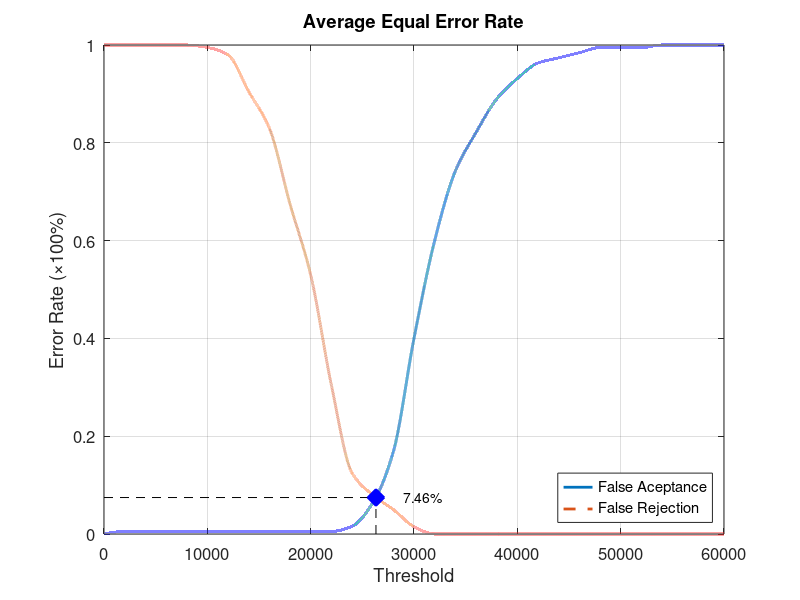
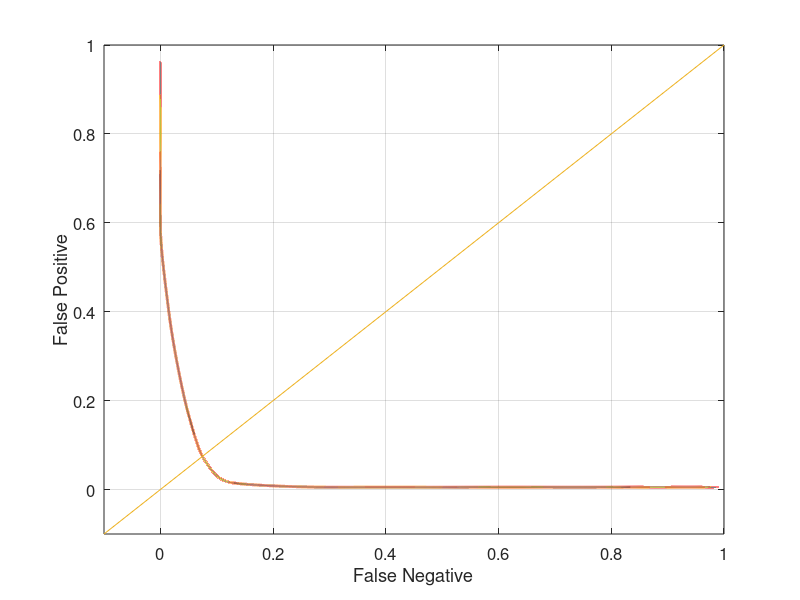

The MATLAB script that drew these images, in order:
function yEER = Database2_4
close all;
clear;
clc;
x = 0:2000:60000;
xq = 0:0.5:60000;

y0 = [0 0.00526316 0.00526316 0.00526316 0.00526316 0.00526316 0.00526316 0.00526316 0.00526316 0.00526316 0.00526316 0.00526316 0.0157895 0.0631579 0.168421 0.4 0.6 0.742105 0.821053 0.889474 0.931579 0.963158 0.973684 0.984211 0.994737 0.994737 0.994737 1 1 1 1];
yy0 = interp1(x, y0, xq, 'pchip');
y1 = [1 1 1 1 1 0.995 0.98 0.905 0.83 0.675 0.53 0.305 0.125 0.08 0.05 0.015 0 0 0 0 0 0 0 0 0 0 0 0 0 0 0];
yy1 = interp1(x, y1, xq, 'pchip');

% Calculating EER: 
y2 = abs(y0 - y1);
find(y2 == min(y2))
yy2 = abs(yy0 - yy1);
xEER = find(yy2 == min(yy2));
xEERIndex = xq(xEER) % X-axis EER
yEER = yy0(xEER) % Y-axis EER

main = figure
plot(xq, yy0,'-','LineWidth', 2);	hold on
plot(xq, yy1,'--','LineWidth', 2);	hold on
plot([xEERIndex xEERIndex], [0 yEER], 'k--');	hold on
plot([0 xEERIndex], [yEER yEER], 'k--');	hold on
plot(xEERIndex, yEER, 'bx', 'LineWidth', 10);	hold on
text(xEERIndex + 10 * xEERIndex / 100, yEER, [num2str(round((10000 * yEER)) / 100) '%'])
legend('False Aceptance', 'False Rejection', 'Location', 'SouthEast')
xlabel('Threshold')
ylabel('Error Rate (\times100%)')
title('Average Equal Error Rate')
set(gca, 'FontSize', 12)
axis([0 60000 0 1])
grid on

print(main, 'Database2_4Main', '-dpng');
FNRxFPR = figure('Color', [1 1 1]);
plot(yy1, yy0, '-', yy1, yy0, 'LineWidth', 2);
hold on
y = -0.1:0.1:1
plot(y, y); 
set(gca, 'FontSize', 12)
xlabel('False Negative')
ylabel('False Positive')
axis([-0.1 1 -0.1 1])
set(gca, 'FontSize', 12)
grid on

print(FNRxFPR, 'Database2_4FNRxFPR','-dpng');
end
